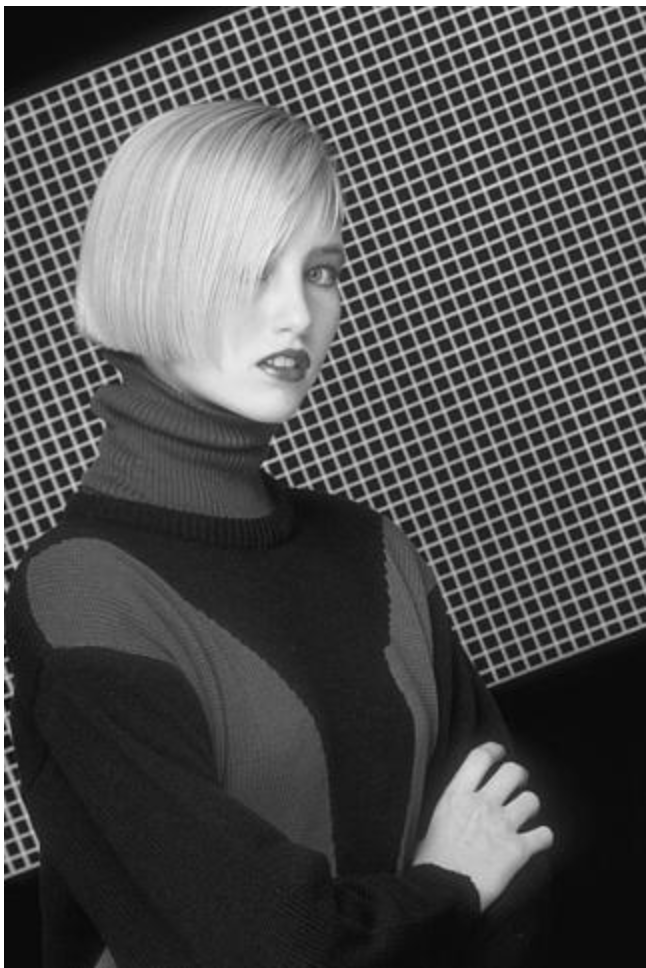
#> input picture sol/img.png, 646 x 968 px
$ python canny.py   (older library calls are emulated)
#> lines starting #> are read from the running program, lines starting #| are printed output that depends on the picture
from math import pi, sqrt, exp, atan2

from numpy.lib.type_check import imag
import cv2
import numpy as np
from skimage import  filters


#Read the gray scale image
img = cv2.imread("img.png",cv2.IMREAD_GRAYSCALE)
#> img is the input picture: shape (968, 646); min 6, max 255, mean 81.4
print("Image Shape: ",img.shape)
#| Image Shape:  (968, 646)

#Create a 1d guassian filter of length n and std sgima
def gauss(n=11,sigma=1):
    r = range(-int(n/2),int(n/2)+1)
    return [1 / (sigma * sqrt(2*pi)) * exp(-float(x)**2/(2*sigma**2)) for x in r]

sigma=7
filter_length=11
G=gauss(filter_length,sigma)

#Create a 1d mask for 1st derivate of g in x and y
Gx=[1,-1]
Gy=[[1],[-1]]

#convole img with G along rows, to get Ix
Ix=np.array([np.convolve(row,G) for row in img])

#convole img with G along cols, to get Iy
Iy=np.array([np.convolve(col,G) for col in Ix.transpose()])

print("Ix: ",Ix.shape)
#| Ix:  (968, 656)

#Convolve Ix with Gx to get Ix'
Ix_dash=np.array([np.convolve(row,Gx) for row in Ix])
print("Ix dash:",Ix_dash.shape)
#| Ix dash: (968, 657)

#Convolve Iy with Gy to get Iy'
Iy_dash=np.array([np.convolve(col,Gx) for col in Iy])
print("Iy: ",Iy.shape)
#| Iy:  (656, 978)

print("Iy dash:",Iy_dash.shape)
#| Iy dash: (656, 979)

#Adjust the dimensions before magnitude cal
Ix_dash=np.append(Ix_dash,np.zeros((filter_length,img.shape[1]+filter_length)),axis=0)
#> Ix_dash: shape (979, 657) float64
print("Ix dash new:",Ix_dash.shape)
#| Ix dash new: (979, 657)

#Iy_dash=np.append(Iy_dash,np.zeros((filter_length,img.shape[0]+filter_length)),axis=0)
Iy_dash=np.append(Iy_dash,np.zeros((1,img.shape[0]+filter_length)),axis=0)
#> Iy_dash: shape (657, 979) float64

Iy_dash=Iy_dash.T
#> Iy_dash: shape (979, 657) float64
print("Iy dash new:", Iy_dash.shape)
#| Iy dash new: (979, 657)

#Compute magnitude at each pixel
grad_mag=np.sqrt(np.square(Ix_dash)+np.square(Iy_dash))


#Compute orientation of gradient
grad_dir=np.zeros((Iy_dash.shape[0],Iy_dash.shape[1]),dtype=float)
print(grad_dir.shape)
#| (979, 657)
for i in range(Iy_dash.shape[0]):
    for j in range(Iy_dash.shape[1]):
        grad_dir[i][j]=atan2(Iy_dash[i][j],Ix_dash[i][j])
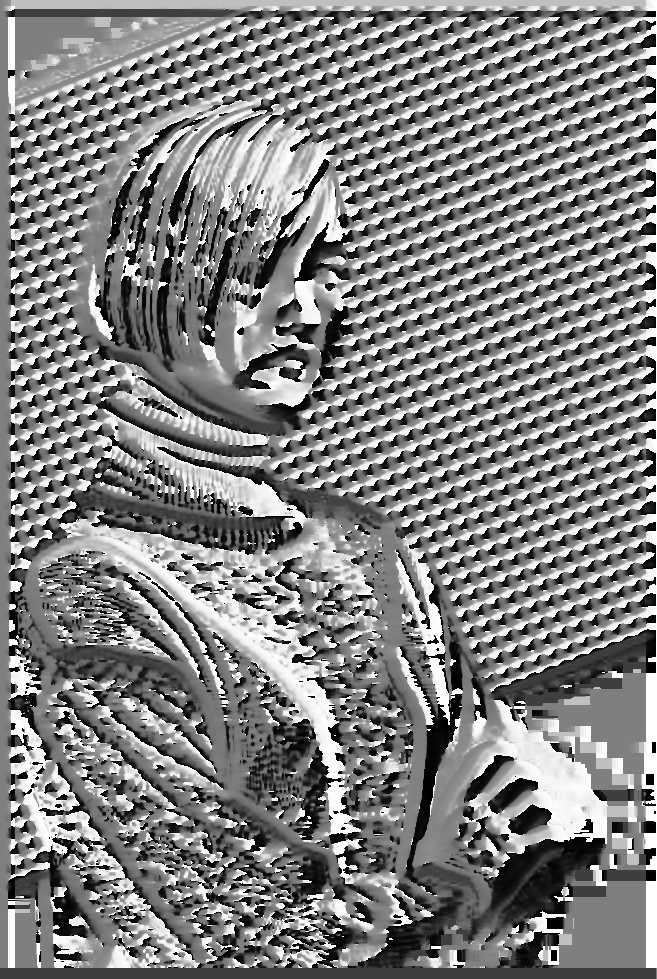
#> grad_dir: shape (979, 657) float64; min -3.14, max 3.14, mean 0.0459; drawn with min black and max white

#Apply non-max suppression
def non_max_suppression(img, D):
    M, N = img.shape
#> M = 979; N = 657
    Z = np.zeros((M,N), dtype=np.int32)
    angle = D * 180. / np.pi
    angle[angle < 0] += 180
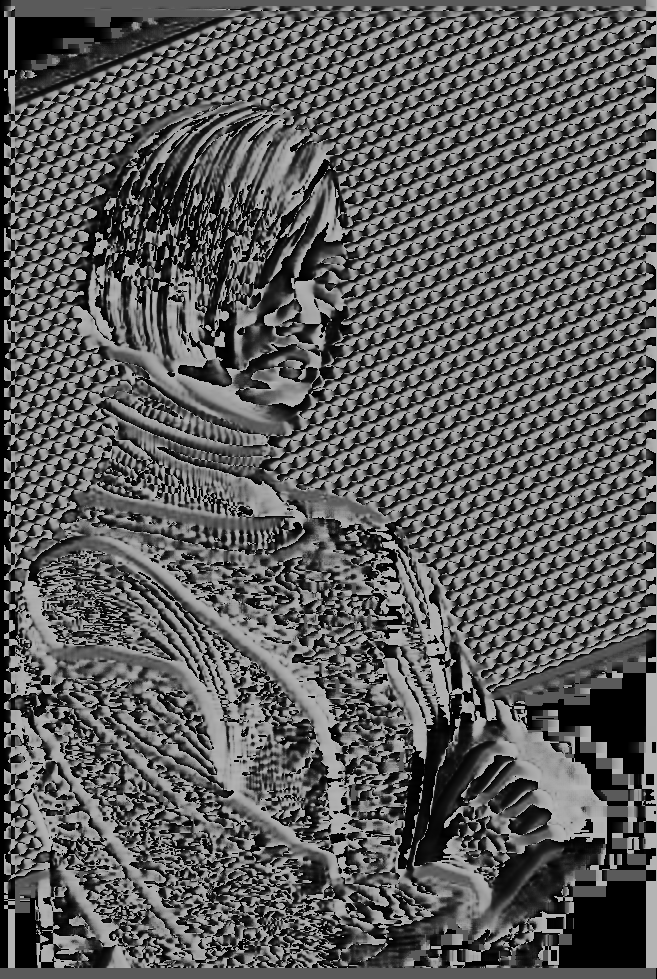
#> angle: shape (979, 657) float64; min 0, max 180, mean 91.9


    for i in range(1,M-1):
        for j in range(1,N-1):
            try:
                q = 255
                r = 255

                #angle 0
                if (0 <= angle[i,j] < 22.5) or (157.5 <= angle[i,j] <= 180):
                    q = img[i, j+1]
                    r = img[i, j-1]
                #angle 45
                elif (22.5 <= angle[i,j] < 67.5):
                    q = img[i+1, j-1]
                    r = img[i-1, j+1]
                #angle 90
                elif (67.5 <= angle[i,j] < 112.5):
                    q = img[i+1, j]
                    r = img[i-1, j]
                #angle 135
                elif (112.5 <= angle[i,j] < 157.5):
                    q = img[i-1, j-1]
                    r = img[i+1, j+1]

                if (img[i,j] >= q) and (img[i,j] >= r):
                    Z[i,j] = img[i,j]
                else:
                    Z[i,j] = 0

            except IndexError as e:
                pass
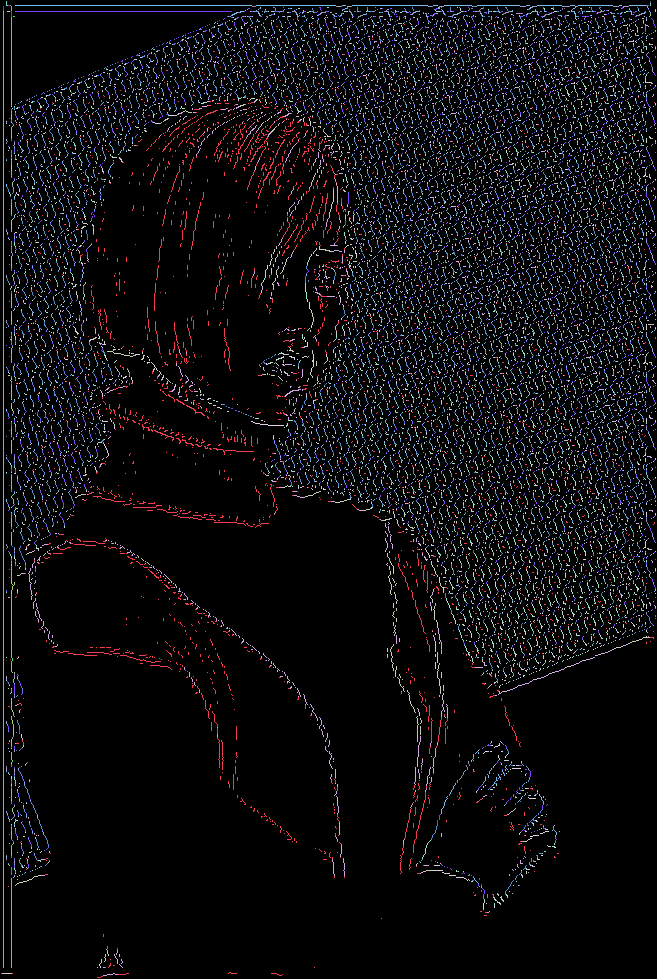
#> Z: shape (979, 657) int32; 16 distinct labels, from 0 to 15; one colour per label, 0 black

    return Z

nm_img=non_max_suppression(grad_mag,grad_dir)

low = 0.1
high = 0.35

lowt = (nm_img > low).astype(int)
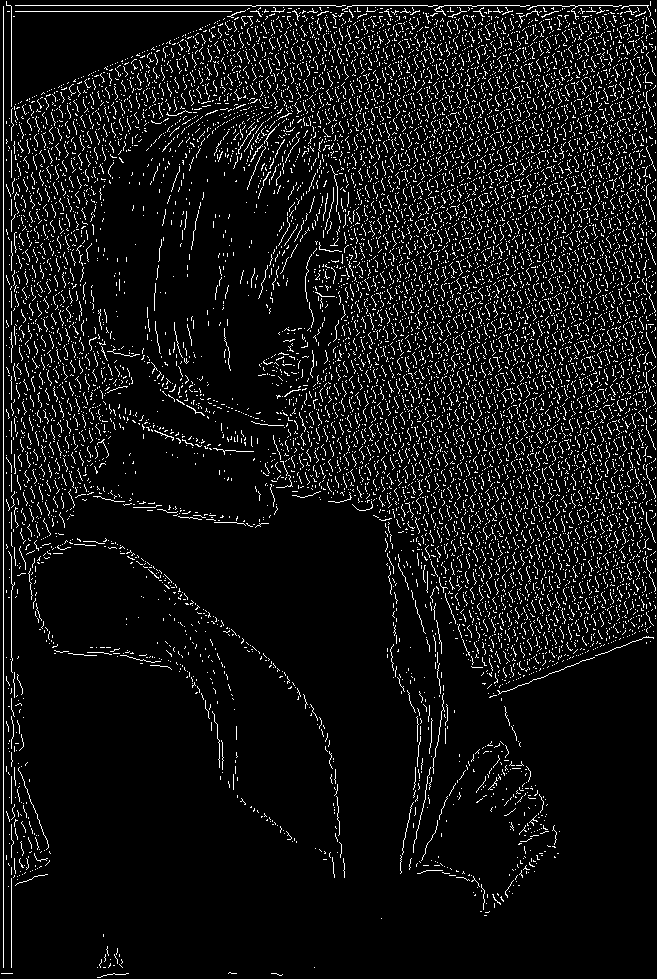
#> lowt: shape (979, 657) int64; values 0 (black) and 1 (white), 7.6% white in thin lines or dots
hight = (nm_img > high).astype(int)
hyst = filters.apply_hysteresis_threshold(nm_img, low, high)
#> hyst: shape (979, 657) bool; 7.6% white in thin lines or dots


#Visualization
cv2.imshow("Ix_dash",Ix_dash)
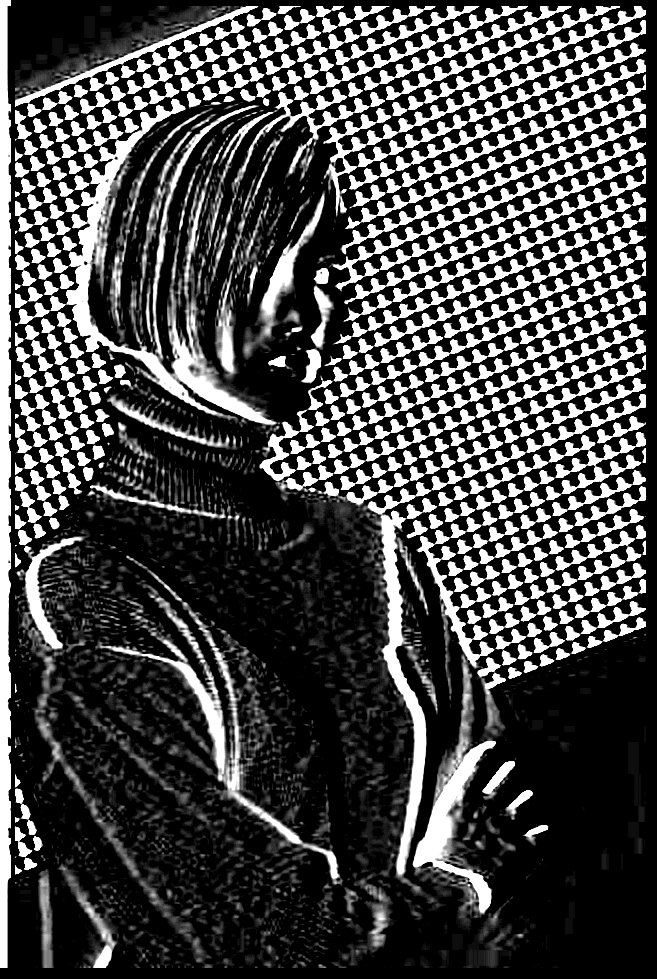
#> window 'Ix_dash': shape (979, 657); min 0, max 255, mean 71.7
cv2.imshow("Iy_dash",Iy_dash)

cv2.imshow("NM Image",nm_img.astype(np.float))
cv2.imshow("Grad Magnitude",grad_mag)
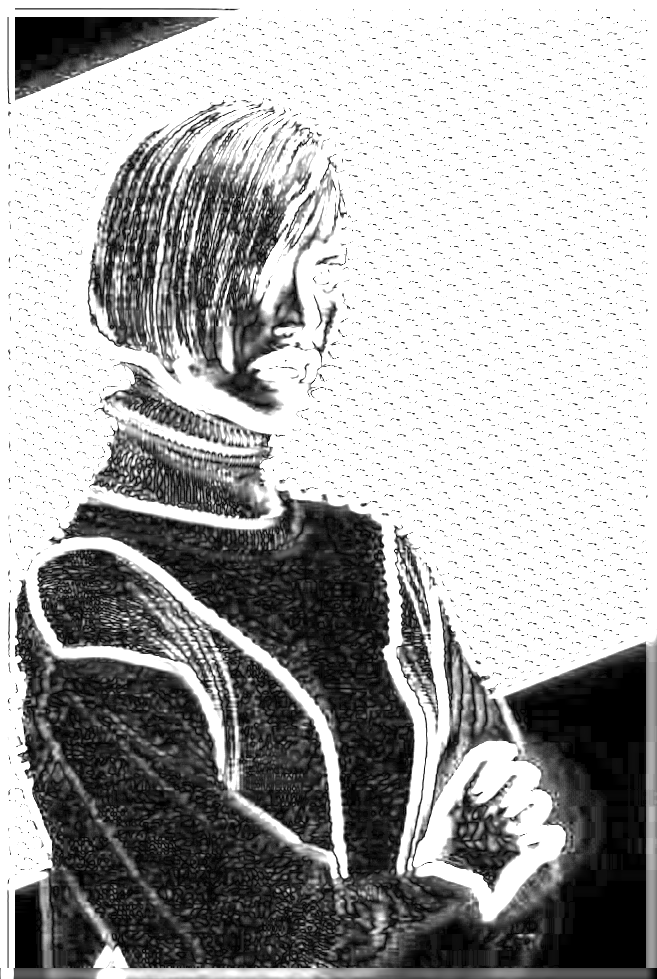
#> window 'Grad Magnitude': shape (979, 657); min 0, max 255, mean 166.4
cv2.imshow("Grad direction",grad_dir)
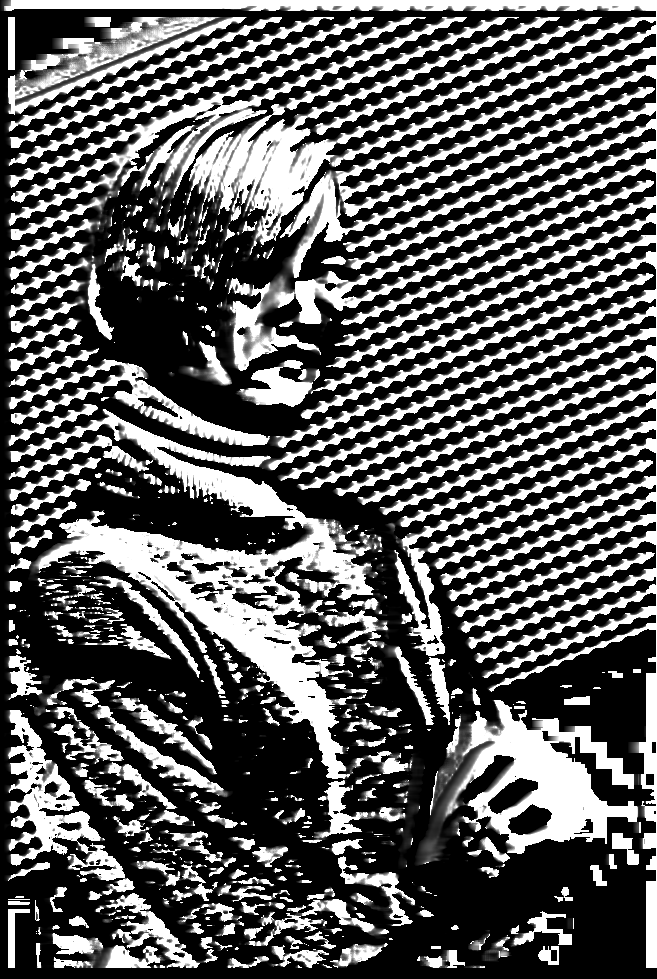
#> window 'Grad direction': shape (979, 657); min 0, max 255, mean 91.3
cv2.imshow("Hysterisis Threshold",hyst.astype(float))
cv2.imshow("Image",img)


cv2.waitKey(0) # waits until a key is pressed
cv2.destroyAllWindows() # destroys the window showing image
